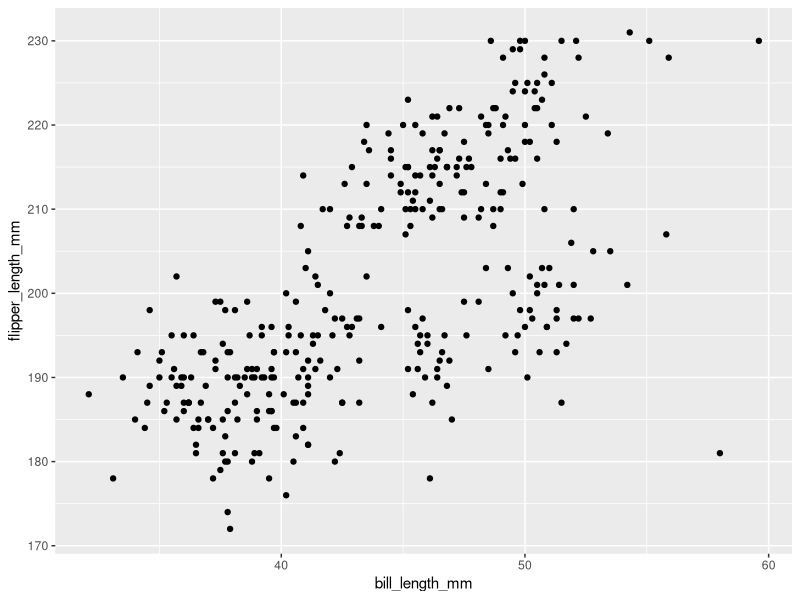
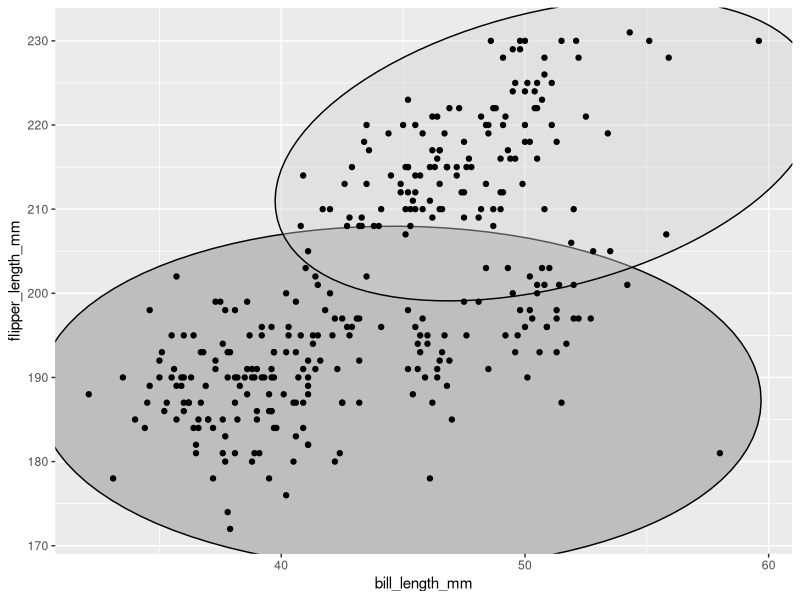
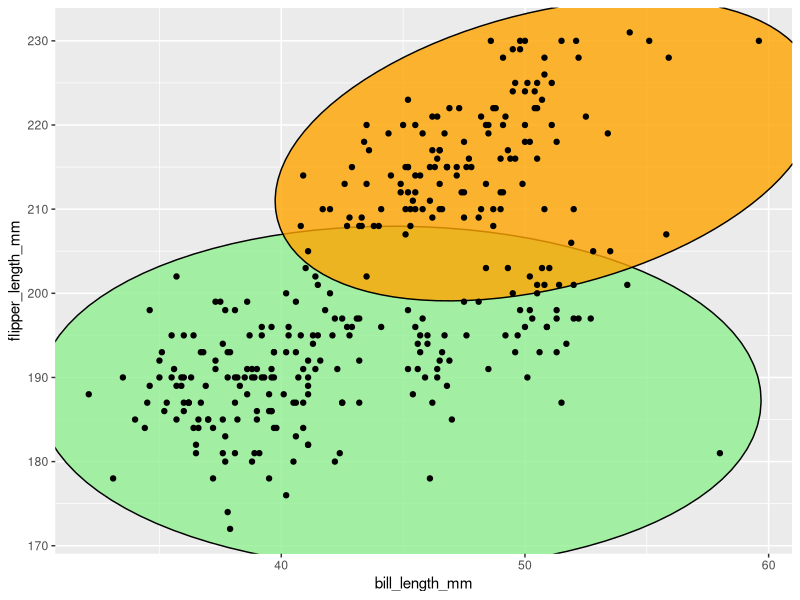
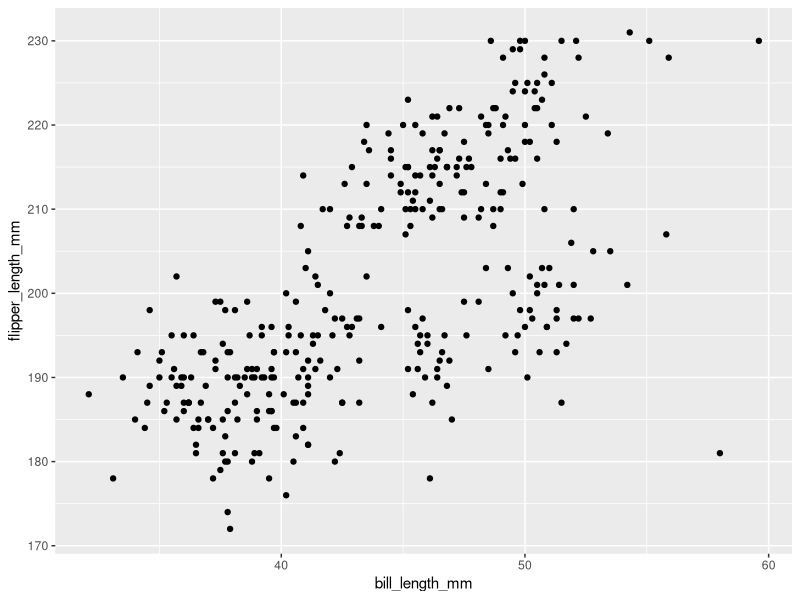
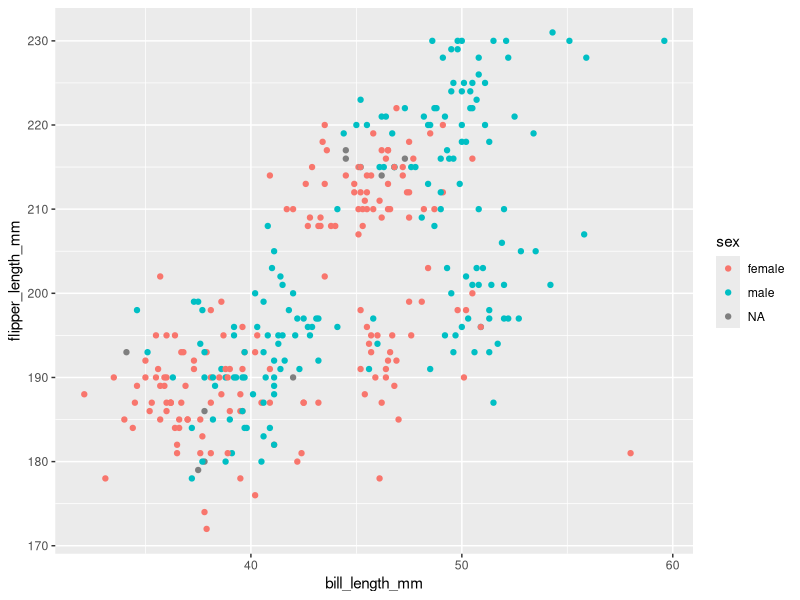
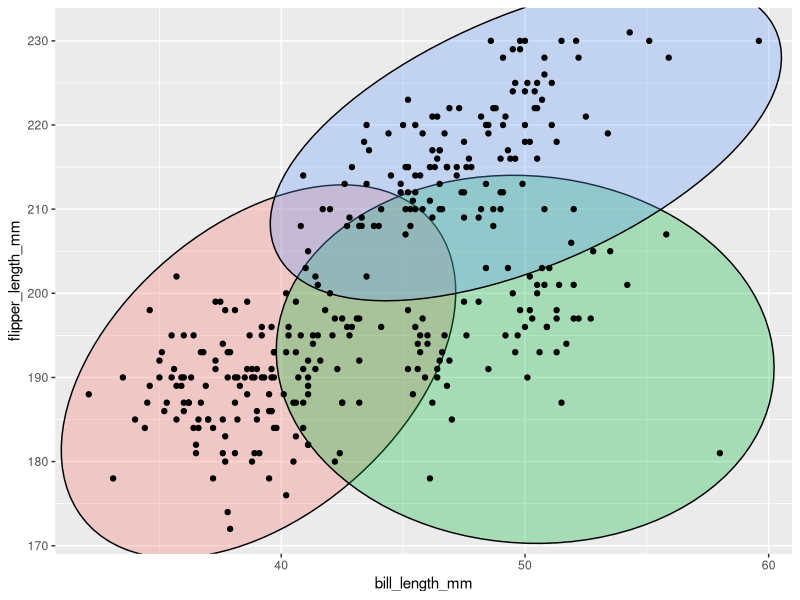
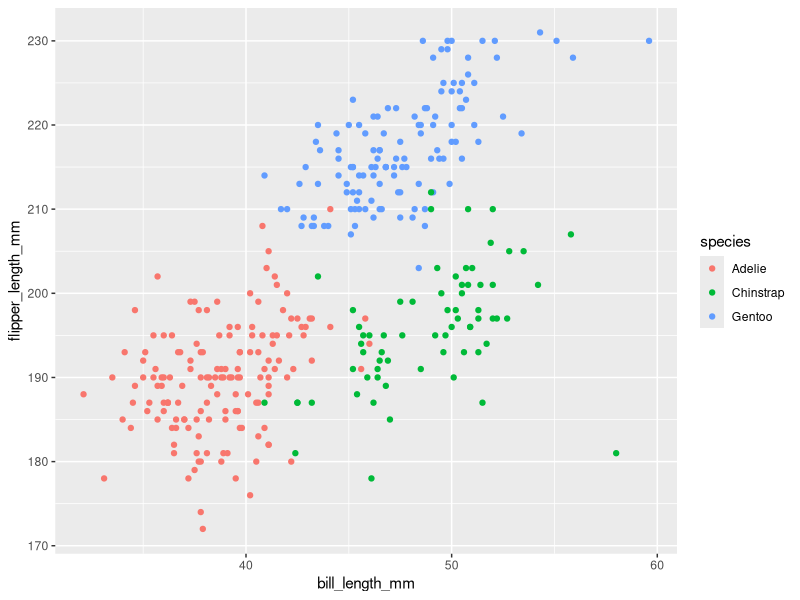
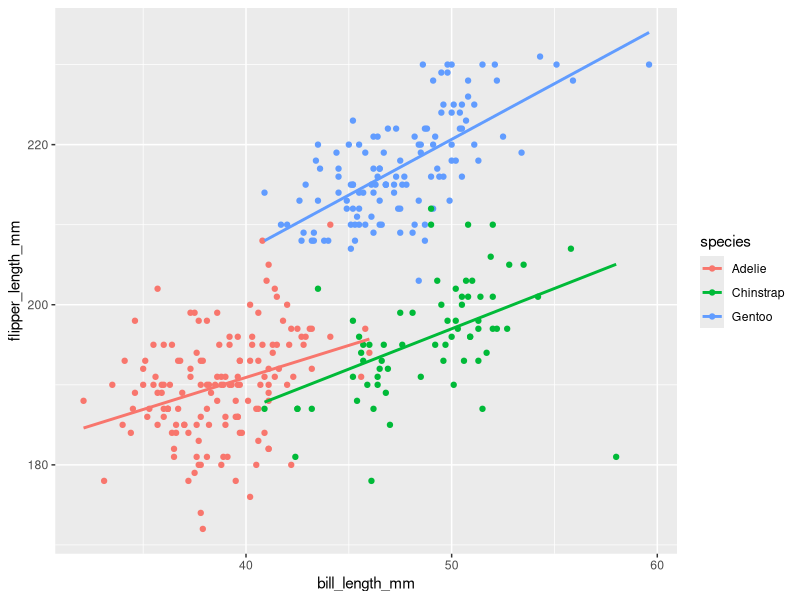

R code for these plots, in order: (Note: this script raises an error after producing the figures.)
## ---- chunk 1
knitr::opts_chunk$set(strip.white = TRUE)
## ---- chunk 2
library(tidyverse)
library(palmerpenguins)
## ---- chunk 3
penguins %>%
  ggplot(mapping = aes(y = flipper_length_mm,
                       x = bill_length_mm)) +
  geom_point()
## ---- chunk 4
penguins %>%
  drop_na() %>%
  ggplot(mapping = aes(y = flipper_length_mm,
                       x = bill_length_mm)) +
  #  ggforce::geom_mark_ellipse(aes(fill = species)) +
  ggforce::geom_mark_ellipse(data = penguins %>%
                               filter(flipper_length_mm < 205),
                             fill = "grey",
                             alpha = 1) +
  ggforce::geom_mark_ellipse(data = penguins %>%
                               filter(flipper_length_mm > 205),
                             fill = "lightgrey",
                             alpha = 0.4) +
  geom_point()

## ---- chunk 5
penguins %>%
  drop_na() %>%
  ggplot(mapping = aes(y = flipper_length_mm,
                       x = bill_length_mm)) +
  #  ggforce::geom_mark_ellipse(aes(fill = species)) +
  ggforce::geom_mark_ellipse(data = penguins %>%
                               filter(flipper_length_mm < 205),
                             fill = "lightgreen",
                             alpha = 0.8) +
  ggforce::geom_mark_ellipse(data = penguins %>%
                               filter(flipper_length_mm > 205),
                             fill = "orange",
                             alpha = 0.8) +
  geom_point()
## ---- chunk 6
penguins %>%
  ggplot(mapping = aes(y = flipper_length_mm,
                       x = bill_length_mm),
         color = sex) +
  geom_point()
## ---- chunk 7
penguins %>%
  ggplot(mapping = aes(y = flipper_length_mm,
                       x = bill_length_mm,
                       color = sex)) +
  geom_point()
## ---- chunk 8
penguins %>%
  drop_na() %>%
  ggplot(mapping = aes(y = flipper_length_mm,
                       x = bill_length_mm)) +
    ggforce::geom_mark_ellipse(aes(fill = species)) +
  # geom_mark_ellipse(aes(fill = species,
  #                       label = species),
  #                   expand = unit(0.5,"mm"),
  #                   label.buffer = unit(-5, 'mm'))+
  theme(legend.position = "none")+
  geom_point()
## ---- chunk 9
penguins %>%
  ggplot(mapping = aes(y = flipper_length_mm,
                       x = bill_length_mm,
                       color = species)) +
  geom_point()
## ---- chunk 10
penguins %>%
  ggplot(mapping = aes(y = flipper_length_mm,
                       x = bill_length_mm,
                       color = species)) +
  geom_point() +
  geom_smooth(method = "lm", se = FALSE)
## ---- chunk 11
penguins %>%
  ggplot(aes(y = flipper_length_mm,
             x = bill_length_mm)) +
  geom_point(aes(color = species)) +
  geom_smooth(method = "lm", se = FALSE)
## ---- chunk 12
penguins %>%
  ggplot(aes(y = flipper_length_mm,
             x = bill_length_mm)) +
  geom_point(color = orange) +
  geom_smooth(method = "lm", se = FALSE)
## ---- chunk 13
penguins %>%
  ggplot(aes(y = flipper_length_mm,
             x = bill_length_mm)) +
  geom_point(color = "orange") +
  geom_smooth(method = "lm", se = FALSE)
## ---- chunk 14
penguins %>%
  ggplot(aes(y = flipper_length_mm,
             x = bill_length_mm)) +
  geom_point(color = "orange") +
  geom_smooth(method = "lm", se = FALSE, color = "purple")
## ---- chunk 15
penguins %>%
  ggplot(aes(y = flipper_length_mm,
             x = bill_length_mm),
         color = "orange") +
  geom_point() +
  geom_smooth(method = "lm", se = FALSE)
## ---- chunk 16
penguins %>%
  ggplot(aes(y = flipper_length_mm,
             x = bill_length_mm)) +
  geom_point(color = "#9FE2BF") +
  geom_smooth(method = "lm", se = FALSE, color = "#FFBF00")
## ---- chunk 17
penguins %>%
  ggplot(aes(y = flipper_length_mm,
             x = bill_length_mm)) +
  geom_point(aes(color = flipper_length_mm > 200)) +
  geom_smooth(method = "lm", se = FALSE, color = "#FFBF00")
## ---- chunk 18
penguins %>%
  ggplot(aes(y = bill_length_mm, x = bill_depth_mm)) + 
  geom_point()
## ---- chunk 19
penguins %>%
  ggplot(aes(y = bill_length_mm, x = bill_depth_mm,
             color = species)) + 
  geom_point()
## ---- chunk 20
penguins %>%
  ggplot(aes(y = body_mass_g, x = flipper_length_mm)) + 
  geom_point(color = "blue")
## ---- chunk 21
penguins %>%
  ggplot(aes(y = body_mass_g, x = flipper_length_mm)) + 
  geom_point(color = "blue") + 
  geom_smooth(method = "lm", se = FALSE, color = "black")
## ---- chunk 22
penguins %>%
  ggplot(aes(y = body_mass_g, x = flipper_length_mm)) + 
  geom_point(aes(color = flipper_length_mm > 210)) + 
  geom_smooth(method = "lm", se = FALSE, color = "black")
## ---- chunk 23
penguins %>%
  ggplot(aes(y = flipper_length_mm,
             x = bill_length_mm)) +
  geom_point(aes(color = species,
                 shape = species)) +
  geom_smooth(method = "lm", se = FALSE)
## ---- chunk 24
penguins %>%
  ggplot(aes(y = flipper_length_mm,
             x = bill_length_mm)) +
  geom_point(aes(color = species,
                 shape = island)) +
  geom_smooth(method = "lm", se = FALSE)
## ---- chunk 25
penguins %>%
  ggplot(aes(y = flipper_length_mm,
             x = bill_length_mm)) +
  geom_point(aes(color = species),
             shape = 17) +
  geom_smooth(method = "lm", se = FALSE)
## ---- chunk 26
penguins %>%
  ggplot(aes(y = flipper_length_mm,
             x = bill_length_mm)) +
  geom_point(aes(color = species),
             shape = 2) +
  geom_smooth(method = "lm", se = FALSE)
## ---- chunk 27
penguins %>%
  ggplot(aes(y = flipper_length_mm,
             x = bill_length_mm)) +
  geom_point(aes(color = species),
             shape = 24,
             fill = 'darkgrey') +
  geom_smooth(method = "lm", se = FALSE)
## ---- chunk 28
penguins %>%
  ggplot(aes(y = flipper_length_mm, x = bill_length_mm)) + 
  geom_point(aes(color = species,
                 shape = island)) + 
  geom_smooth(method = 'lm', se = FALSE)
## ---- chunk 29
penguins %>%
  ggplot(aes(y = body_mass_g, x = bill_depth_mm)) + 
  geom_point(aes(color = species),
             shape = 4)
## ---- chunk 30
penguins %>%
  ggplot(aes(y = bill_length_mm, x = body_mass_g)) + 
  geom_point(color = 'green',
             fill = 'red',
             shape = 23)
## ---- chunk 31
penguins %>%
  ggplot(aes(y = flipper_length_mm,
             x = bill_length_mm)) +
  geom_point(aes(color = species,
                 shape = species,
                 size = species)) +
  geom_smooth(method = "lm", se = FALSE)
## ---- chunk 32
penguins %>%
  ggplot(aes(y = flipper_length_mm,
             x = bill_length_mm)) +
geom_smooth(method = "lm", se = FALSE) +  
  geom_point(aes(color = species,
                 shape = species,
                 size = species))
## ---- chunk 33
penguins %>%
  ggplot(aes(y = flipper_length_mm,
             x = bill_length_mm)) +
  geom_point(aes(color = species),
             shape = 24,
             fill = 'darkgrey',
             size = 4) +
  geom_smooth(method = "lm", se = FALSE)
## ---- chunk 34
penguins %>%
  ggplot(aes(y = flipper_length_mm,
             x = bill_length_mm)) +
  geom_point(aes(color = species)) +
  geom_point(aes(color = species),
             size = 4,
             shape = 6) +  
  geom_smooth(method = "lm", se = FALSE)
## ---- chunk 35
penguins %>%
  ggplot(aes(y = bill_length_mm, x = body_mass_g)) + 
      geom_point(color = 'green',
             shape = 23,
             size = 5) +
      geom_point(color = 'green',
             shape = 23,
             size = 4) +
  geom_point(color = 'green',
             fill = 'red',
             shape = 23,
             size = 3)
## ---- chunk 36
penguins %>%
  ggplot(aes(y = flipper_length_mm,
             x = bill_length_mm)) +
  geom_point(aes(color = species,
                 shape = species,
                 size = species,
                 alpha = species)) +
  geom_smooth(method = "lm", se = FALSE)
## ---- chunk 37
penguins %>%
  ggplot(aes(y = flipper_length_mm,
             x = bill_length_mm)) +
  geom_point(aes(color = species,
                 shape = species),
             size = 3,
             alpha = 0.8) +
  geom_smooth(method = "lm", se = FALSE)
## ---- chunk 38
penguins %>%
  ggplot(aes(y = flipper_length_mm,
             x = bill_length_mm)) +
  geom_point(aes(color = species,
                 shape = species),
             size = 3,
             alpha = 0.3) +
  geom_smooth(method = "lm", se = FALSE)
## ---- chunk 39
penguins %>%
  ggplot(aes(y = flipper_length_mm,
             x = bill_length_mm)) +
  geom_point(aes(color = species,
                 shape = species),
             size = 3,
             alpha = 0.3) +
  geom_smooth(method = "lm", se = FALSE) +
  geom_point(data = penguins %>% filter((bill_length_mm > 39 & bill_length_mm < 40) &
                                          flipper_length_mm > 184 & flipper_length_mm < 188),
             color = 'red',
             shape = 1,
             size = 7) +
    geom_point(data = penguins %>% filter((bill_length_mm > 39 & bill_length_mm < 40) &
                                          flipper_length_mm > 184 & flipper_length_mm < 188),
             color = 'red',
             shape = 1,
             size = 8) +
    geom_point(data = penguins %>% filter((bill_length_mm > 36 & bill_length_mm < 36.7) &
                                          flipper_length_mm > 185 & flipper_length_mm < 189),
             color = 'red',
             shape = 1,
             size = 7) +  
      geom_point(data = penguins %>% filter((bill_length_mm > 36 & bill_length_mm < 36.7) &
                                          flipper_length_mm > 185 & flipper_length_mm < 189),
             color = 'red',
             shape = 1,
             size = 8)
## ---- chunk 40
diamonds %>%
  ggplot(aes(y = table, x = depth)) +
  geom_point(alpha = 0.1)
